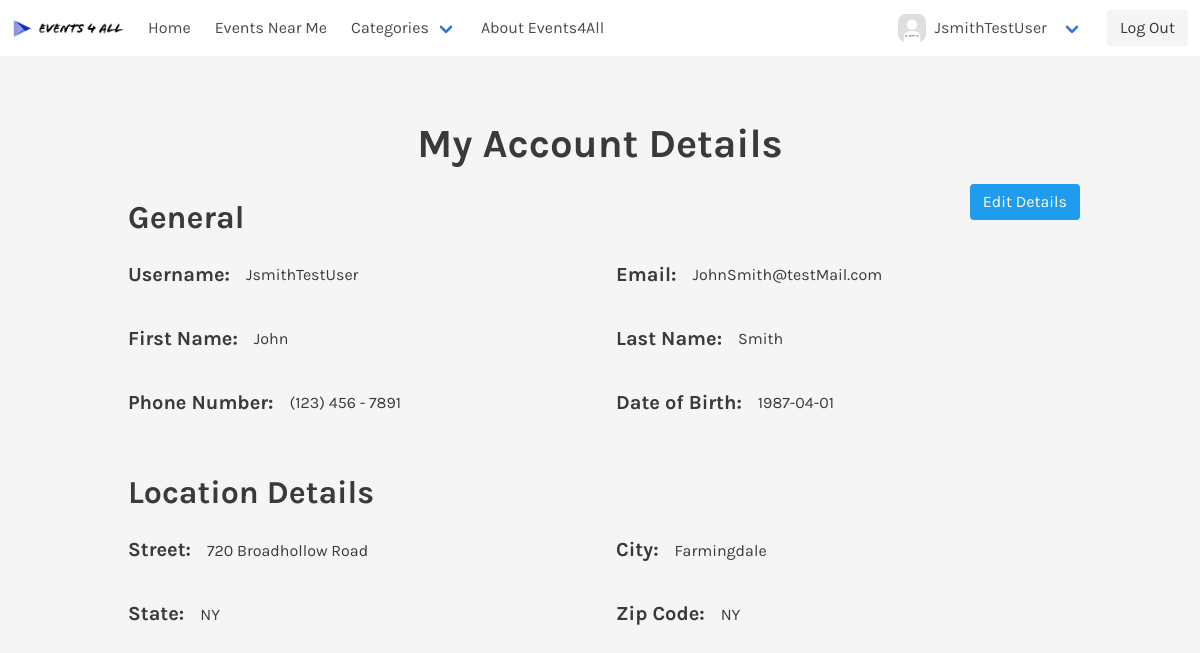
Screenshot of /myAccount.php (signed in) with the database file from the repository.
### tables this page shows
CREATE TABLE `Users` (
  `userID` int(10) UNSIGNED NOT NULL,
  `email` varchar(255) NOT NULL,
  `userName` varchar(255) NOT NULL,
  `userPassword` varchar(255) NOT NULL,
  `firstName` varchar(50) DEFAULT NULL,
  `lastName` varchar(50) DEFAULT NULL,
  `street` varchar(255) DEFAULT NULL,
  `city` varchar(255) DEFAULT NULL,
  `USstate` varchar(255) DEFAULT NULL,
  `zip` int(5) DEFAULT NULL,
  `phone` char(10) DEFAULT NULL,
  `profileImg` varchar(255) DEFAULT NULL,
  `dateOfBirth` date NOT NULL
);

### myAccount.php (the view, shortened to what this page needs)
<!DOCTYPE html>
<html lang="en">
<head>
    <link rel="stylesheet" href="./css/bulma.min.css">
    <link rel="stylesheet" href="./css/style.css">
    <link href="https://unpkg.com/aos@2.3.1/dist/aos.css" rel="stylesheet">
    <link rel="stylesheet" href="https://use.fontawesome.com/releases/v5.8.1/css/all.css">
</head>
<body>
<?php require './navbar.php'; ?>
<?php
if (($loggedon) && ($userID !== NULL) && ($userName !== NULL)) {
    require './methods/databaseConnection.php';
    $query = "SELECT * FROM Users WHERE userName = '$userName'";
    $result = $mysqli->query($query);
    if ($result->num_rows > 0) {
       while($row = $result->fetch_assoc()) {
            $userName = $row["userName"];
            $email = $row["email"];
            $firstName = $row["firstName"];
            $lastName = $row["lastName"];
            $street = $row["street"];
            $city = $row["city"];
            $state = $row["USstate"];
            $phone = $row["phone"];
            $dob = $row["dateOfBirth"];
       }
            $areaCode = substr($phone, 0, 3);
            $localCode = substr($phone, 3, 3);
            $userCode = substr($phone, 6);
    echo "
    <section class='section'>
            <div class='container'>
                <h1 class='is-size-2 has-text-weight-bold has-text-centered'>My Account Details</h1>
                <a href='./editAccount.php' class='button is-info is-pulled-right is-size-6'>Edit Details</a>
                <h2 class='is-size-3 has-text-weight-bold'>General</h2>
                <ul class='dataSetGrid'>
                    <li class='dataSet'>
                        <h5 class='is-size-5 has-text-weight-bold'>Username:</h5>
                        <p class='is-size-6'>$userName</p>
                    </li>
                    <li class='dataSet'>
                        <h5 class='is-size-5 has-text-weight-bold'>Email:</h5>
                        <p class='is-size-6'>$email</p>
                    </li>
                    <li class='dataSet'>
                        <h5 class='is-size-5 has-text-weight-bold'>First Name:</h5>
                        <p class='is-size-6'>$firstName</p>
                    </li>
                    <li class='dataSet'>
                        <h5 class='is-size-5 has-text-weight-bold'>Last Name:</h5>
                        <p class='is-size-6'>$lastName</p>
                    </li>
                    <li class='dataSet'>
                        <h5 class='is-size-5 has-text-weight-bold'>Phone Number:</h5>
                        <p class='is-size-6'>($areaCode) $localCode - $userCode</p>
                    </li>
                    <li class='dataSet'>
                        <h5 class='is-size-5 has-text-weight-bold'>Date of Birth:</h5>
                        <p class='is-size-6'>$dob</p>
                    </li>
                </ul>
                <h2 class='is-size-3 has-text-weight-bold'>Location Details</h2>
                <ul class='dataSetGrid'>
                    <li class='dataSet'>
                        <h5 class='is-size-5 has-text-weight-bold'>Street:</h5>
                        <p class='is-size-6'>$street</p>
                    </li>
                    <li class='dataSet'>
                        <h5 class='is-size-5 has-text-weight-bold'>City:</h5>
                        <p class='is-size-6'>$city</p>
                    </li>
                    <li class='dataSet'>
                        <h5 class='is-size-5 has-text-weight-bold'>State:</h5>
                        <p class='is-size-6'>$state</p>
                    </li>
                    <li class='dataSet'>
                        <h5 class='is-size-5 has-text-weight-bold'>Zip Code:</h5>
                        <p class='is-size-6'>$state</p>
                    </li>
                </ul>
            </div>
        </section>
     ";
}
 else {
     echo "<p class='is-size-4 has-text-centered'>Something went wrong... Please refresh the page to try again</p>";
 }
}
?>
</body>
</html>

### css/style.css (style rules this page uses)
* { padding: 0; margin: 0; -webkit-box-sizing: border-box; box-sizing: border-box; }
body { font-family: 'Karla', sans-serif; background-color: #f5f5f5; color: #3A3A3A; overflow-x: hidden; overflow: hidden; -webkit-transition: all .5s; transition: all .5s; line-height: 1.6; }
a, a:visited, a:hover, a:active { text-decoration: none; cursor: pointer; }
h1, h2, h3, h4, h5, h6, p { padding: .5rem; }
.dataSet { display: -webkit-box; display: -ms-flexbox; display: flex; -webkit-box-align: center; -ms-flex-align: center; align-items: center; }
.dataSetGrid { display: -ms-grid; display: grid; -ms-grid-columns: (minmax(400px, 1fr))[auto-fill]; grid-template-columns: repeat(auto-fill, minmax(400px, 1fr)); grid-gap: 1rem; margin-bottom: 2rem; }

### rows the page displays
users: userName "JsmithTestUser", email "JohnSmith@testMail.com", firstName "John", lastName "Smith", phone "123", phone "456", phone "7891", dateOfBirth "1987-04-01", street "720 Broadhollow Road", city "Farmingdale", USstate "NY"

### other values shown
$userName "JsmithTestUser"
